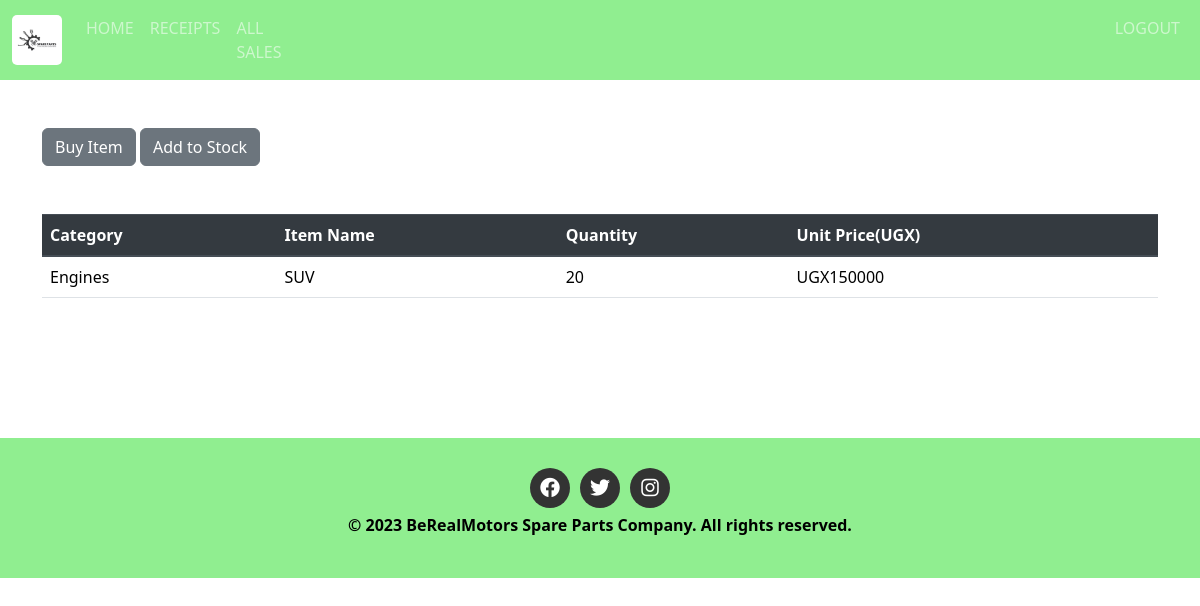
Screenshot of /home/22 (signed in) with the database file from the repository.
### finalapplication/models.py (models this page shows, shortened)
class Product(models.Model):
    Category_name=models.ForeignKey(Category, on_delete=models.CASCADE,null=False,blank=False)
    item_name=models.CharField(max_length=50,null=False,blank=False)
    date_of_arrival = models.DateField(default=timezone.now)
    country_of_origin=models.CharField(max_length=50,null=False,blank=False)
    total_quantity=models.IntegerField(default=0,null=False,blank=False,validators=[MinValueValidator(1)])
    issued_quantity=models.IntegerField(default=0,null=False,blank=False)
    received_quantity=models.IntegerField(default=0,null=False,blank=False)
    unit_price=models.IntegerField(default=0,null=False,blank=False)

class Category(models.Model):
    name=models.CharField(max_length=50,null=False,blank=False,unique=True)
    def __str__(self):
        return self.name

### finalapplication/views.py (the view)
# urls.py: path('home/<int:product_id>',views.product_detail,name='product_detail'),
@login_required
def product_detail(request,product_id):
    product=Product.objects.get(id=product_id)
    return render(request,'project/product_detail.html',{'product':product})

### templates/project/product_detail.html
{% extends 'project/base.html'%} {% block content%}
<br></br>
<div class = "container">
    <a href="{% url 'issue_item' product.id %}" ><input type="submit" value="Buy Item" class="btn btn-secondary" btn type="button"/></a>
    <a href="{% url 'add_to_stock' product.id %}" ><input type= "submit" value="Add to Stock" class="btn btn-secondary btn" type="button"/></a>
</div>
<br></br>
<div class = "container">
  <table class="table">
    <thead class="thead-dark">
      <tr>
        <th scope="col">Category</th>
        <th scope="col">Item Name</th>
        <th scope="col">Quantity</th>
        <th scope="col">Unit Price(UGX)</th>
      </tr>
    </thead>
    <tbody>
      <tr>
        <td>{{product.Category_name}}</td>
        <td>{{product.item_name}}</td>
        <td>{{product.total_quantity}}</td>
        <td>UGX{{product.unit_price}}</td>
      </tr>
    </tbody>
  </table>
</div>
{% endblock%}

### finalapplication/static/css/main.css (style rules this page uses)
html,body { position: relative; overflow-x: hidden; background: url('/static/images/img6.jpg'); width: 100% !important; height: 100vh; display: table; position: relative; background-position: center; background-attachment: scroll; -o-background-size: cover; -moz-background-size: cover; -webkit-background-size: cover; background-size: cover; background-repeat: no-repeat; }
body { font-family: 'raleway'; }
tbody { color:lightblue; }

### rows the page displays
Product: Category_name "Engines", item_name "SUV", total_quantity "20", unit_price "150000"
